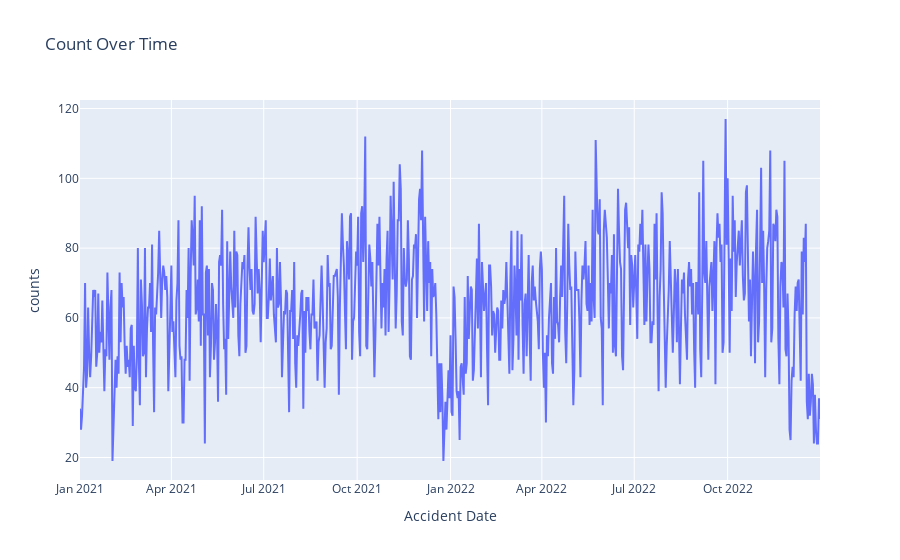

This figure's notebook cell:
### Code cell
fig = px.line(
    df_mp_dayly_count,
    x='Accident Date',
    y='counts',
    title='Count Over Time',
    labels={'date': 'Date', 'count': 'Count'}  # 自定义标签
)

# 显示图形
fig.show()

### Figure 1 — Plotly figure (JSON) as saved in the notebook; plotly's stock layout.template omitted (floating-point values rounded to 4 significant figures; data arrays with more than 128 entries replaced by an {"elided": "..."} marker saying what was removed)
{"data": [{"hovertemplate": "Accident Date=%{x}<br>counts=%{y}<extra></extra>", "legendgroup": "", "line": {"color": "#636efa", "dash": "solid"}, "marker": {"symbol": "circle"}, "mode": "lines", "name": "", "orientation": "v", "showlegend": false, "type": "scatter", "x": {"elided": "730 str values"}, "xaxis": "x", "y": {"elided": "730 int values"}, "yaxis": "y"}], "layout": {"legend": {"tracegroupgap": 0}, "title": {"text": "Count Over Time"}, "xaxis": {"anchor": "y", "domain": [0, 1], "title": {"text": "Accident Date"}}, "yaxis": {"anchor": "x", "domain": [0, 1], "title": {"text": "counts"}}}}
